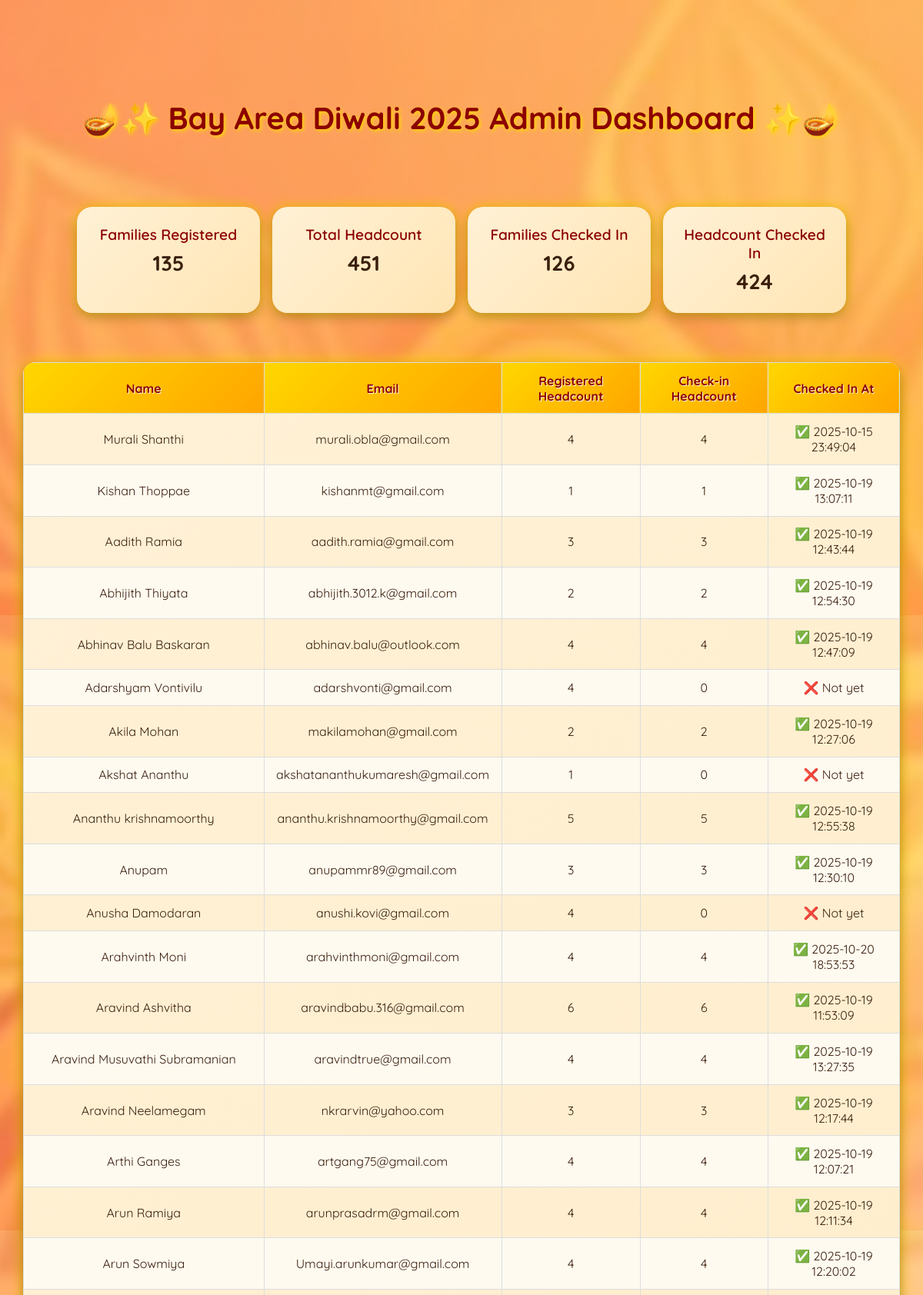
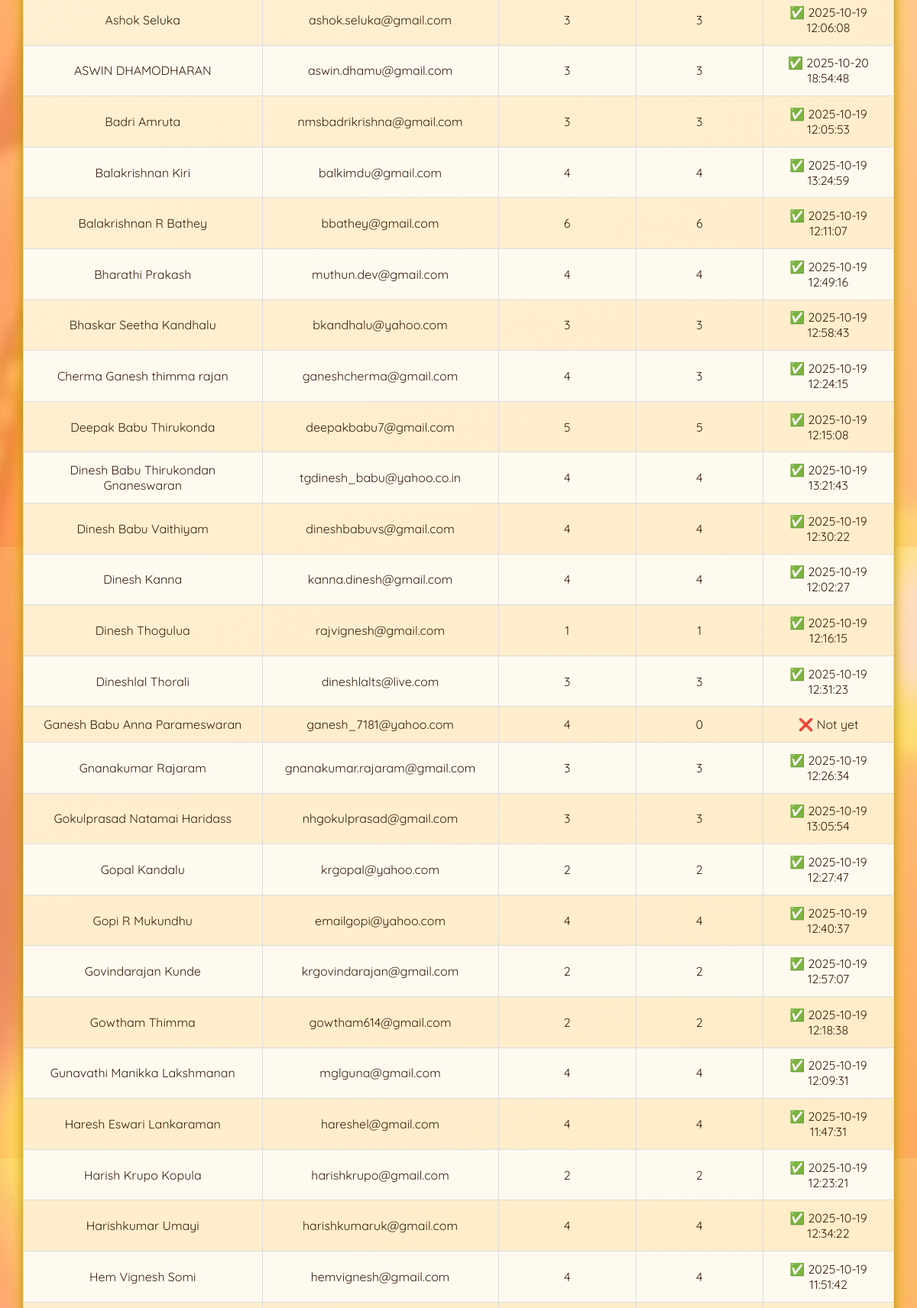
The page /admin (upper part) on the database its author committed (2 pictures, top to bottom).
### app.py (models this page shows)
class Attendee(db.Model):
    id = db.Column(db.Integer, primary_key=True)
    name = db.Column(db.String(120), nullable=False)
    email = db.Column(db.String(120), unique=True, nullable=False)
    party_count = db.Column(db.Integer, default=1)   # <--- added
    qr_id = db.Column(db.String(120), unique=True)
    checked_in_at = db.Column(db.DateTime, nullable=True)  # ✅ no default timestamp
    checked_in_party_count = db.Column(db.Integer, default=0)

### app.py (the view)
@app.route("/admin")
def admin():
    attendees = Attendee.query.all()
    total_attendees = Attendee.query.count()
    checked_in_count = Attendee.query.filter(Attendee.checked_in_at.isnot(None)).count()
    total_party_count = db.session.query(db.func.sum(Attendee.party_count)).scalar() or 0
    checked_in_party_count = db.session.query(db.func.sum(Attendee.checked_in_party_count)).filter(
        Attendee.checked_in_at.isnot(None)
    ).scalar() or 0
    return render_template(
        "admin.html",
        attendees=attendees,
        total_attendees=total_attendees,
        party_count=party_count,
        checked_in_count=checked_in_count,
        total_party_count=total_party_count,
        checked_in_party_count=checked_in_party_count
    )

### templates/admin.html (shortened to what this page needs)
<!DOCTYPE html>
<html lang="en">
<head>
</head>
<body>
  <header>
    <h1>🪔✨ Bay Area Diwali 2025 Admin Dashboard ✨🪔</h1>
  </header>
  <div class="stats">
    <div class="stat-card">
      <h2>Families Registered</h2>
      <p>{{ total_attendees }}</p>
    </div>
    <div class="stat-card">
      <h2>Total Headcount</h2>
      <p>{{ total_party_count }}</p>
    </div>
    <div class="stat-card">
      <h2>Families Checked In</h2>
      <p>{{ checked_in_count }}</p>
    </div>
    <div class="stat-card">
      <h2>Headcount Checked In</h2>
      <p>{{ checked_in_party_count }}</p>
    </div>
  </div>
  <table id="attendees-table">
    <thead>
      <tr>
        <th>Name</th>
        <th>Email</th>
        <th>Registered Headcount</th>
        <th>Check-in Headcount</th>
        <th>Checked In At</th>
      </tr>
    </thead>
    <tbody>
      {% for attendee in attendees %}
      <tr>
        <td>{{ attendee.name }}</td>
        <td>{{ attendee.email }}</td>
        <td>{{ attendee.party_count }}</td>
        <td>{{ attendee.checked_in_party_count }}</td>
        <td>
          {% if attendee.checked_in_at %}
            ✅ {{ attendee.checked_in_at.strftime('%Y-%m-%d %H:%M:%S') }}
          {% else %}
            ❌ Not yet
          {% endif %}
        </td>
      </tr>
      {% endfor %}
    </tbody>
  </table>
</body>
</html>

### templates/admin.html (style rules this page uses)
body { margin: 0; padding: 0; font-family: "Quicksand", sans-serif; background: linear-gradient(rgba(255, 200, 150, 0.5), rgba(255, 170, 120, 0.5)), url('/static/images/diwali-7.jpg') no-repeat center center fixed; background-size: cover; color: #3b1f0d; text-align: center; }
header { padding: 2rem 1rem; }
header h1 { font-size: 2.5rem; margin-top: 12vh; font-weight: bold; color: #8b0000; text-shadow: 2px 2px 5px #ffd700; text-align: center; }
.stats { display: grid; grid-template-columns: repeat(auto-fit, minmax(220px, 1fr)); gap: 1rem; padding: 2rem; margin: 0 auto; max-width: 1000px; }
.stat-card { background: linear-gradient(135deg, #fff1d6, #ffe5b4); border-radius: 20px; box-shadow: 0 6px 15px rgba(0,0,0,0.25), 0 0 15px #ffcc00; padding: 1.5rem; transition: transform 0.2s ease; }
.stat-card h2 { font-size: 1.2rem; margin: 0 0 0.5rem 0; font-weight: 600; color: #8b0000; }
.stat-card p { font-size: 1.7rem; margin: 0; font-weight: 700; color: #3b1f0d; }
table { width: 95%; margin: 2rem auto; border-collapse: collapse; background: linear-gradient(135deg, #fff1d6, #ffe5b4); border-radius: 16px; overflow: hidden; box-shadow: 0 6px 14px rgba(0,0,0,0.3), 0 0 20px #ffcc00; color: #3b1f0d; }
table th, table td { border: 1px solid #ddd; padding: 0.8rem; font-size: 1rem; text-align: center; color: #3b1f0d; }
table th { background: linear-gradient(135deg, #ffd700, #ffa500); color: #8b0000; font-weight: 700; text-shadow: 1px 1px #fff8dc; }
table tr:nth-child(even) { background-color: #fffaf0; }
th { cursor: pointer; transition: background 0.3s; }

### rows shown on the page
Attendee: name "Murali Shanthi", email "murali.obla@gmail.com", party_count "4", checked_in_party_count "4", checked_in_at "2025-10-15 23:49:04"
Attendee: name "Kishan Thoppae", email "kishanmt@gmail.com", party_count "1", checked_in_party_count "1", checked_in_at "2025-10-19 13:07:11"
Attendee: name "Aadith Ramia", email "aadith.ramia@gmail.com", party_count "3", checked_in_party_count "3", checked_in_at "2025-10-19 12:43:44"
Attendee: name "Abhijith Thiyata", email "abhijith.3012.k@gmail.com", party_count "2", checked_in_party_count "2", checked_in_at "2025-10-19 12:54:30"
Attendee: name "Abhinav Balu Baskaran", email "abhinav.balu@outlook.com", party_count "4", checked_in_party_count "4", checked_in_at "2025-10-19 12:47:09"
Attendee: name "Adarshyam Vontivilu", email "adarshvonti@gmail.com", party_count "4", checked_in_party_count "0", shows "❌ Not yet"
Attendee: name "Akila Mohan", email "makilamohan@gmail.com", party_count "2", checked_in_party_count "2", checked_in_at "2025-10-19 12:27:06"
Attendee: name "Akshat Ananthu", email "akshatananthukumaresh@gmail.com", party_count "1", checked_in_party_count "0", shows "❌ Not yet"
Attendee: name "Ananthu krishnamoorthy", email "ananthu.krishnamoorthy@gmail.com", party_count "5", checked_in_party_count "5", checked_in_at "2025-10-19 12:55:38"
Attendee: name "Anupam", email "anupammr89@gmail.com", party_count "3", checked_in_party_count "3", checked_in_at "2025-10-19 12:30:10"
Attendee: name "Anusha Damodaran", email "anushi.kovi@gmail.com", party_count "4", checked_in_party_count "0", shows "❌ Not yet"
Attendee: name "Arahvinth Moni", email "arahvinthmoni@gmail.com", party_count "4", checked_in_party_count "4", checked_in_at "2025-10-20 18:53:53"
Attendee: name "Aravind Ashvitha", email "aravindbabu.316@gmail.com", party_count "6", checked_in_party_count "6", checked_in_at "2025-10-19 11:53:09"
Attendee: name "Aravind Musuvathi Subramanian", email "aravindtrue@gmail.com", party_count "4", checked_in_party_count "4", checked_in_at "2025-10-19 13:27:35"
Attendee: name "Aravind Neelamegam", email "nkrarvin@yahoo.com", party_count "3", checked_in_party_count "3", checked_in_at "2025-10-19 12:17:44"
Attendee: name "Arthi Ganges", email "artgang75@gmail.com", party_count "4", checked_in_party_count "4", checked_in_at "2025-10-19 12:07:21"
Attendee: name "Arun Ramiya", email "arunprasadrm@gmail.com", party_count "4", checked_in_party_count "4", checked_in_at "2025-10-19 12:11:34"
Attendee: name "Arun Sowmiya", email "Umayi.arunkumar@gmail.com", party_count "4", checked_in_party_count "4", checked_in_at "2025-10-19 12:20:02"
Attendee: name "Ashok Seluka", email "ashok.seluka@gmail.com", party_count "3", checked_in_party_count "3", checked_in_at "2025-10-19 12:06:08"
Attendee: name "ASWIN DHAMODHARAN", email "aswin.dhamu@gmail.com", party_count "3", checked_in_party_count "3", checked_in_at "2025-10-20 18:54:48"
Attendee: name "Badri Amruta", email "nmsbadrikrishna@gmail.com", party_count "3", checked_in_party_count "3", checked_in_at "2025-10-19 12:05:53"
Attendee: name "Balakrishnan Kiri", email "balkimdu@gmail.com", party_count "4", checked_in_party_count "4", checked_in_at "2025-10-19 13:24:59"
Attendee: name "Balakrishnan R Bathey", email "bbathey@gmail.com", party_count "6", checked_in_party_count "6", checked_in_at "2025-10-19 12:11:07"
Attendee: name "Bharathi Prakash", email "muthun.dev@gmail.com", party_count "4", checked_in_party_count "4", checked_in_at "2025-10-19 12:49:16"
Attendee: name "Bhaskar Seetha Kandhalu", email "bkandhalu@yahoo.com", party_count "3", checked_in_party_count "3", checked_in_at "2025-10-19 12:58:43"
Attendee: name "Cherma Ganesh thimma rajan", email "ganeshcherma@gmail.com", party_count "4", checked_in_party_count "3", checked_in_at "2025-10-19 12:24:15"
Attendee: name "Deepak Babu Thirukonda", email "deepakbabu7@gmail.com", party_count "5", checked_in_party_count "5", checked_in_at "2025-10-19 12:15:08"
Attendee: name "Dinesh Babu Thirukondan Gnaneswaran", email "tgdinesh_babu@yahoo.co.in", party_count "4", checked_in_party_count "4", checked_in_at "2025-10-19 13:21:43"
Attendee: name "Dinesh Babu Vaithiyam", email "dineshbabuvs@gmail.com", party_count "4", checked_in_party_count "4", checked_in_at "2025-10-19 12:30:22"
Attendee: name "Dinesh Kanna", email "kanna.dinesh@gmail.com", party_count "4", checked_in_party_count "4", checked_in_at "2025-10-19 12:02:27"
Attendee: name "Dinesh Thogulua", email "rajvignesh@gmail.com", party_count "1", checked_in_party_count "1", checked_in_at "2025-10-19 12:16:15"
Attendee: name "Dineshlal Thorali", email "dineshlalts@live.com", party_count "3", checked_in_party_count "3", checked_in_at "2025-10-19 12:31:23"
Attendee: name "Ganesh Babu Anna Parameswaran", email "ganesh_7181@yahoo.com", party_count "4", checked_in_party_count "0", shows "❌ Not yet"
Attendee: name "Gnanakumar Rajaram", email "gnanakumar.rajaram@gmail.com", party_count "3", checked_in_party_count "3", checked_in_at "2025-10-19 12:26:34"
Attendee: name "Gokulprasad Natamai Haridass", email "nhgokulprasad@gmail.com", party_count "3", checked_in_party_count "3", checked_in_at "2025-10-19 13:05:54"
Attendee: name "Gopal Kandalu", email "krgopal@yahoo.com", party_count "2", checked_in_party_count "2", checked_in_at "2025-10-19 12:27:47"
Attendee: name "Gopi R Mukundhu", email "emailgopi@yahoo.com", party_count "4", checked_in_party_count "4", checked_in_at "2025-10-19 12:40:37"
Attendee: name "Govindarajan Kunde", email "krgovindarajan@gmail.com", party_count "2", checked_in_party_count "2", checked_in_at "2025-10-19 12:57:07"
Attendee: name "Gowtham Thimma", email "gowtham614@gmail.com", party_count "2", checked_in_party_count "2", checked_in_at "2025-10-19 12:18:38"
Attendee: name "Gunavathi Manikka Lakshmanan", email "mglguna@gmail.com", party_count "4", checked_in_party_count "4", checked_in_at "2025-10-19 12:09:31"
Attendee: name "Haresh Eswari Lankaraman", email "hareshel@gmail.com", party_count "4", checked_in_party_count "4", checked_in_at "2025-10-19 11:47:31"
Attendee: name "Harish Krupo Kopula", email "harishkrupo@gmail.com", party_count "2", checked_in_party_count "2", checked_in_at "2025-10-19 12:23:21"
Attendee: name "Harishkumar Umayi", email "harishkumaruk@gmail.com", party_count "4", checked_in_party_count "4", checked_in_at "2025-10-19 12:34:22"
Attendee: name "Hem Vignesh Somi", email "hemvignesh@gmail.com", party_count "4", checked_in_party_count "4", checked_in_at "2025-10-19 11:51:42"

### other values the page prints
{{ total_attendees }} "135"
{{ total_party_count }} "451"
{{ checked_in_count }} "126"
{{ checked_in_party_count }} "424"
